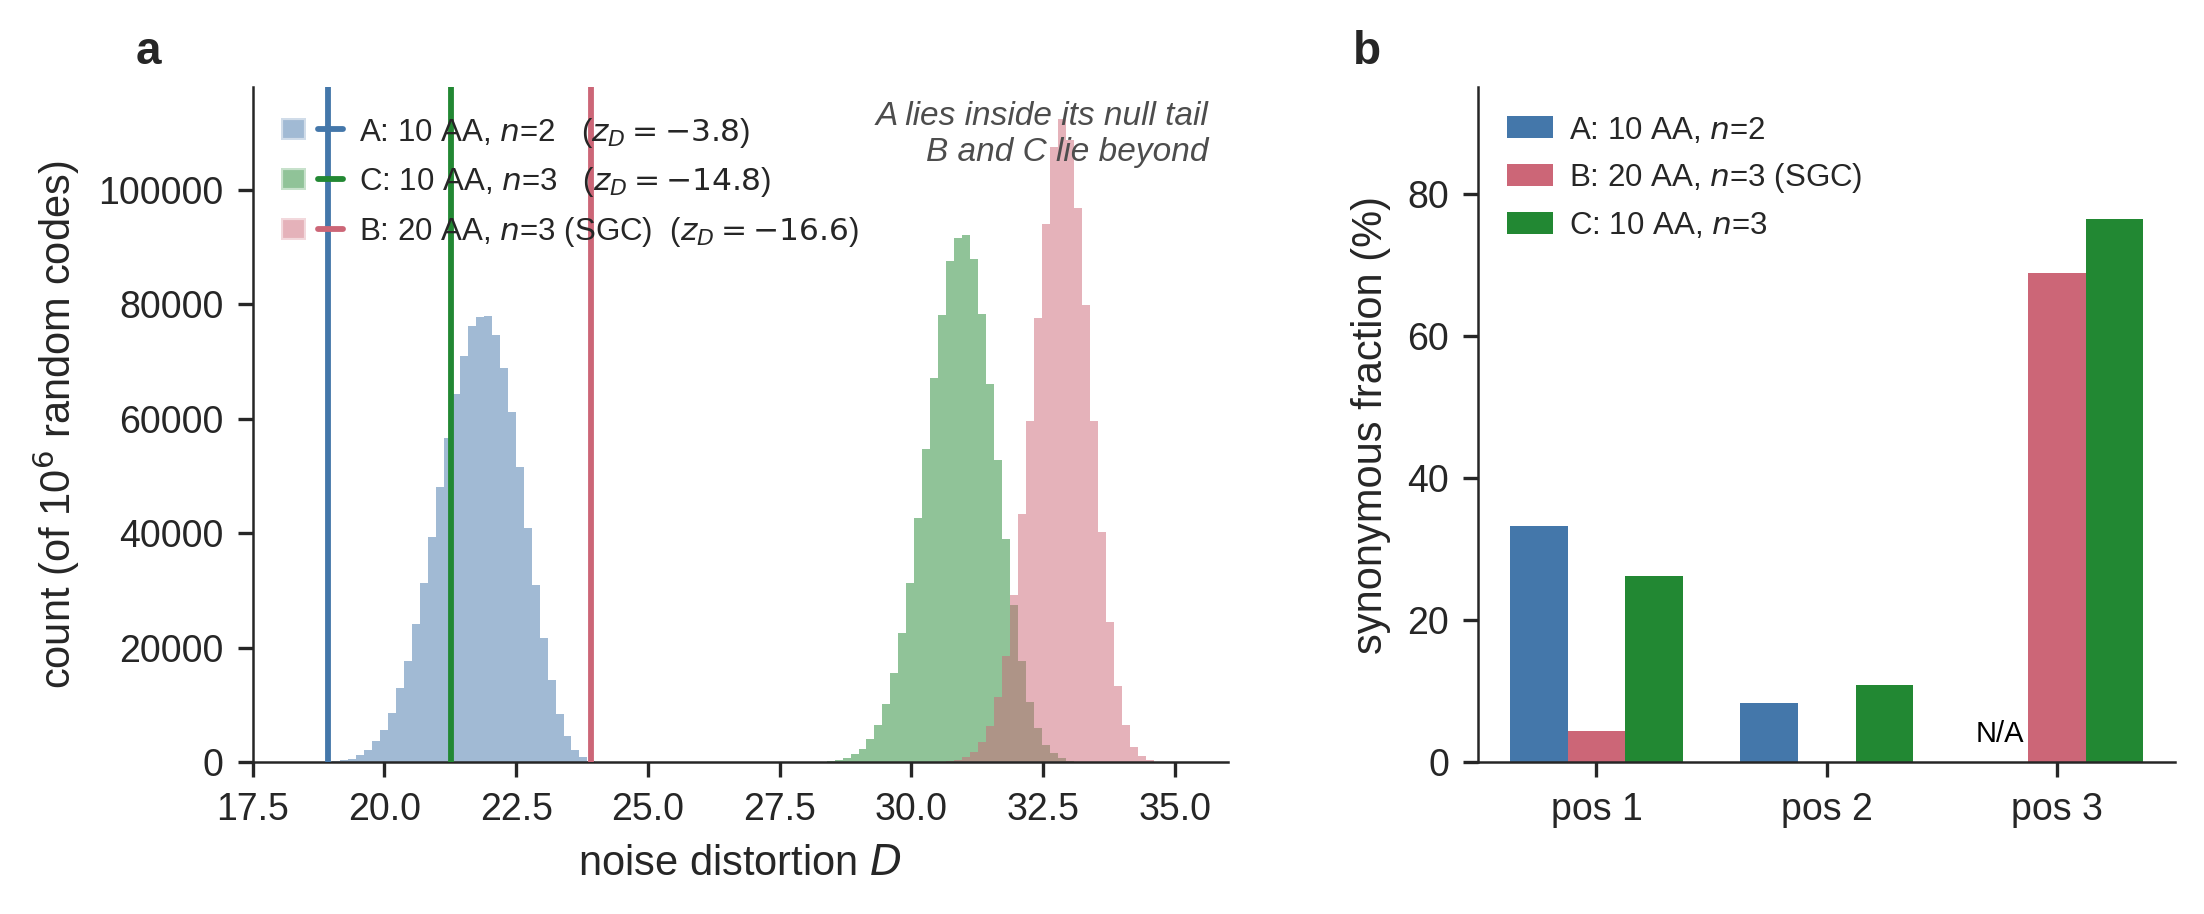

The Python source for this figure:
#!/usr/bin/env python3
"""
Figure 3 — triplet architecture enables deep optimization.

two panels (double-column, 7.2 x 3.0 in):
  a) three null distributions of D (noise distortion) on a shared x-axis:
     blue = condition A (doublet, 10 AA), green = condition C (triplet, 10 AA),
     red = condition B (SGC, 20 AA). each with its observed SGC line.
  b) position-specific synonymy fraction, grouped bar chart.

NOTE: no Δz "architecture" / "alphabet" brackets — manuscript moved away from
subtracting incommensurable z-scores. raw z-scores only.

reads:
  results/null_{A,B,C}_*.npy (1M x 2, columns [D, E])
  results/sgc_baselines.json
  results/publication_controls.json

outputs:
  figures/fig3.pdf, fig3.png (300 dpi)
"""

import json
import pathlib
import numpy as np
import matplotlib as mpl
import matplotlib.pyplot as plt
from matplotlib.gridspec import GridSpec
from matplotlib.patches import Patch
from matplotlib.lines import Line2D
import seaborn as sns

ROOT = pathlib.Path(__file__).resolve().parent.parent
RES = ROOT / "results"
OUT = ROOT / "figures"

# ── style ──
sns.set_style("ticks")
mpl.rcParams.update({
    "font.family": "sans-serif",
    "font.sans-serif": ["Liberation Sans", "DejaVu Sans"],
    "font.size": 9,
    "axes.labelsize": 10,
    "xtick.labelsize": 9,
    "ytick.labelsize": 9,
    "legend.fontsize": 8,
    "axes.linewidth": 0.6,
    "pdf.fonttype": 42,
    "ps.fonttype": 42,
})

BLUE = "#4477AA"    # condition A (doublet)
GREEN = "#228833"   # condition C (10-AA triplet)
RED = "#CC6677"     # condition B (SGC, 20-AA triplet)

# ── load data ──
null_A = np.load(RES / "null_A_doublet_10aa.npy")[:, 0]  # D values
null_B = np.load(RES / "null_B_triplet_20aa.npy")[:, 0]
null_C = np.load(RES / "null_C_triplet_10aa.npy")[:, 0]

with open(RES / "sgc_baselines.json") as f:
    sgc = json.load(f)
sgc_A, sgc_B, sgc_C = sgc["A"]["D"], sgc["B"]["D"], sgc["C"]["D"]

with open(RES / "publication_controls.json") as f:
    pub = json.load(f)
zA = pub["A_10AA_n2"]["D"]["z_score"]
zB = pub["B_20AA_n3"]["D"]["z_score"]
zC = pub["C_10AA_n3"]["D"]["z_score"]

# ── figure: 2 panels ──
fig = plt.figure(figsize=(7.2, 3.0))
gs = GridSpec(1, 2, figure=fig, width_ratios=[1.4, 1.0],
              left=0.08, right=0.97, bottom=0.17, top=0.92, wspace=0.30)

ax_a = fig.add_subplot(gs[0, 0])
ax_b = fig.add_subplot(gs[0, 1])

# ═════════════════════════════════════════════════════════════
# panel a — overlaid null distributions (shared x-axis)
# ═════════════════════════════════════════════════════════════
bins = np.linspace(17.5, 35.5, 120)

for data, color, label, sgc_val, z in [
    (null_A, BLUE,  f"A: 10 AA, $n$=2  ($z = {zA:.1f}$)", sgc_A, zA),
    (null_C, GREEN, f"C: 10 AA, $n$=3  ($z = {zC:.1f}$)", sgc_C, zC),
    (null_B, RED,   f"B: 20 AA, $n$=3 (SGC)  ($z = {zB:.1f}$)", sgc_B, zB),
]:
    ax_a.hist(data, bins=bins, color=color, alpha=0.5, edgecolor="none",
              label=label, zorder=2)
    ax_a.axvline(sgc_val, color=color, linewidth=1.4, zorder=5)

# annotate threshold crossing
ax_a.text(
    0.98, 0.98,
    "A lies inside its null tail\nB and C lie beyond",
    transform=ax_a.transAxes, fontsize=8, ha="right", va="top",
    fontstyle="italic", color="0.3",
)

ax_a.set_xlabel("noise distortion $D$")
ax_a.set_ylabel("count (of 10$^6$ random codes)")
ax_a.set_xlim(17.5, 36)
ax_a.spines["top"].set_visible(False)
ax_a.spines["right"].set_visible(False)

# legend with null hist + SGC line combined per condition
legend_handles = [
    (Patch(facecolor=BLUE, alpha=0.5),
     Line2D([0], [0], color=BLUE, lw=1.4)),
    (Patch(facecolor=GREEN, alpha=0.5),
     Line2D([0], [0], color=GREEN, lw=1.4)),
    (Patch(facecolor=RED, alpha=0.5),
     Line2D([0], [0], color=RED, lw=1.4)),
]
legend_labels = [
    f"A: 10 AA, $n$=2   ($z_D = {zA:.1f}$)",
    f"C: 10 AA, $n$=3   ($z_D = {zC:.1f}$)",
    f"B: 20 AA, $n$=3 (SGC)  ($z_D = {zB:.1f}$)",
]
ax_a.legend(
    legend_handles, legend_labels,
    loc="upper left", frameon=False, fontsize=7.5,
    handler_map={tuple: mpl.legend_handler.HandlerTuple(ndivide=None)},
    handlelength=2.0, handletextpad=0.5,
)

ax_a.text(-0.12, 1.02, "a", transform=ax_a.transAxes,
          fontsize=11, fontweight="bold", va="bottom", ha="left")

# ═════════════════════════════════════════════════════════════
# panel b — position-specific synonymy (grouped bars)
# ═════════════════════════════════════════════════════════════
syn = {
    "A": [33.3, 8.3, None],     # doublet: no pos 3
    "B": [4.4, 0.0, 68.9],      # 20-AA SGC
    "C": [26.2, 10.9, 76.5],    # 10-AA triplet
}

n_groups = 3
bar_w = 0.25
x = np.arange(n_groups)

bars_A = [syn["A"][0], syn["A"][1], 0]      # 0 placeholder, N/A
bars_B = [syn["B"][0], syn["B"][1], syn["B"][2]]
bars_C = [syn["C"][0], syn["C"][1], syn["C"][2]]

ax_b.bar(x - bar_w, bars_A, bar_w, color=BLUE, edgecolor="none",
         label="A: 10 AA, $n$=2")
ax_b.bar(x,         bars_B, bar_w, color=RED, edgecolor="none",
         label="B: 20 AA, $n$=3 (SGC)")
ax_b.bar(x + bar_w, bars_C, bar_w, color=GREEN, edgecolor="none",
         label="C: 10 AA, $n$=3")

# N/A marker for condition A at pos 3 — dark text, readable
ax_b.text(
    2 - bar_w, 2.0, "N/A", ha="center", va="bottom",
    fontsize=7, color="black",
)

ax_b.set_xticks(x)
ax_b.set_xticklabels(["pos 1", "pos 2", "pos 3"])
ax_b.set_ylabel("synonymous fraction (%)")
ax_b.set_ylim(0, 95)
ax_b.spines["top"].set_visible(False)
ax_b.spines["right"].set_visible(False)

ax_b.legend(loc="upper left", frameon=False, fontsize=7.5,
            handlelength=1.5, handletextpad=0.5)

ax_b.text(-0.18, 1.02, "b", transform=ax_b.transAxes,
          fontsize=11, fontweight="bold", va="bottom", ha="left")

# ── save ──
OUT.mkdir(exist_ok=True)
# kept consistent with the other figure scripts so no artist can be clipped
fig.savefig(OUT / "fig3.pdf", dpi=300, bbox_inches="tight")
fig.savefig(OUT / "fig3.png", dpi=300, bbox_inches="tight")
print(f"saved: {OUT / 'fig3.pdf'}")
print(f"saved: {OUT / 'fig3.png'}")
plt.close(fig)
